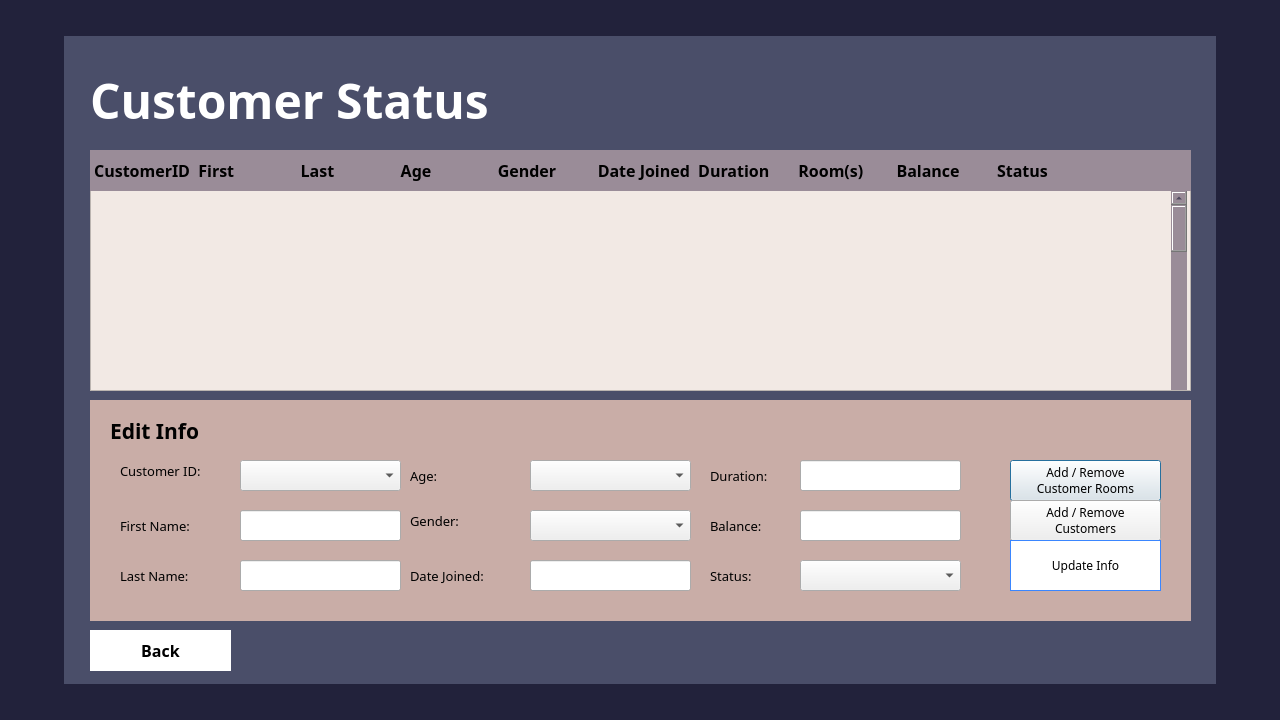
<?xml version="1.0" encoding="UTF-8"?>
<ui version="4.0">
 <class>CustomerStatusPage</class>
 <widget class="QDialog" name="CustomerStatusPage">
  <property name="geometry">
   <rect>
    <x>0</x>
    <y>0</y>
    <width>1280</width>
    <height>720</height>
   </rect>
  </property>
  <property name="windowTitle">
   <string>Customer Status</string>
  </property>
  <widget class="QLabel" name="bg_dark">
   <property name="geometry">
    <rect>
     <x>0</x>
     <y>0</y>
     <width>1280</width>
     <height>720</height>
    </rect>
   </property>
   <property name="styleSheet">
    <string notr="true">background-color: #22223b;</string>
   </property>
   <property name="text">
    <string/>
   </property>
  </widget>
  <widget class="QLabel" name="bg_light">
   <property name="geometry">
    <rect>
     <x>64</x>
     <y>36</y>
     <width>1152</width>
     <height>648</height>
    </rect>
   </property>
   <property name="styleSheet">
    <string notr="true">background-color: #4a4e69;</string>
   </property>
   <property name="locale">
    <locale language="English" country="UnitedStates"/>
   </property>
   <property name="text">
    <string/>
   </property>
  </widget>
  <widget class="QLabel" name="titleLabel">
   <property name="geometry">
    <rect>
     <x>90</x>
     <y>20</y>
     <width>531</width>
     <height>161</height>
    </rect>
   </property>
   <property name="font">
    <font>
     <family>Montserrat</family>
     <pointsize>36</pointsize>
     <weight>75</weight>
     <bold>true</bold>
    </font>
   </property>
   <property name="styleSheet">
    <string notr="true">color: #fff;</string>
   </property>
   <property name="text">
    <string>Customer Status</string>
   </property>
  </widget>
  <widget class="QScrollArea" name="scrollArea">
   <property name="geometry">
    <rect>
     <x>90</x>
     <y>190</y>
     <width>1101</width>
     <height>201</height>
    </rect>
   </property>
   <property name="styleSheet">
    <string notr="true">background-color: rgb(242, 233, 228);</string>
   </property>
   <property name="widgetResizable">
    <bool>true</bool>
   </property>
   <widget class="QWidget" name="scrollAreaWidgetContents">
    <property name="geometry">
     <rect>
      <x>0</x>
      <y>0</y>
      <width>1099</width>
      <height>199</height>
     </rect>
    </property>
    <widget class="QScrollBar" name="verticalScrollBar">
     <property name="geometry">
      <rect>
       <x>1080</x>
       <y>0</y>
       <width>16</width>
       <height>541</height>
      </rect>
     </property>
     <property name="styleSheet">
      <string notr="true">background-color: #9a8c98;
color: #22223b;</string>
     </property>
     <property name="orientation">
      <enum>Qt::Vertical</enum>
     </property>
    </widget>
   </widget>
  </widget>
  <widget class="QLabel" name="tableHeader">
   <property name="geometry">
    <rect>
     <x>90</x>
     <y>150</y>
     <width>1101</width>
     <height>41</height>
    </rect>
   </property>
   <property name="font">
    <font>
     <family>Montserrat</family>
     <pointsize>12</pointsize>
     <weight>75</weight>
     <bold>true</bold>
    </font>
   </property>
   <property name="styleSheet">
    <string notr="true">background-color: rgb(154, 140, 152);</string>
   </property>
   <property name="text">
    <string> CustomerID  First                Last                Age                Gender          Date Joined  Duration       Room(s)        Balance         Status</string>
   </property>
  </widget>
  <widget class="QLabel" name="edit_pannel_bg">
   <property name="geometry">
    <rect>
     <x>90</x>
     <y>400</y>
     <width>1101</width>
     <height>221</height>
    </rect>
   </property>
   <property name="styleSheet">
    <string notr="true">background-color: rgb(201, 173, 167);</string>
   </property>
   <property name="text">
    <string/>
   </property>
  </widget>
  <widget class="QLabel" name="editInfoLabel">
   <property name="geometry">
    <rect>
     <x>110</x>
     <y>410</y>
     <width>121</width>
     <height>41</height>
    </rect>
   </property>
   <property name="font">
    <font>
     <family>Montserrat</family>
     <pointsize>16</pointsize>
     <weight>75</weight>
     <bold>true</bold>
    </font>
   </property>
   <property name="text">
    <string>Edit Info</string>
   </property>
  </widget>
  <widget class="QComboBox" name="idComboBox">
   <property name="geometry">
    <rect>
     <x>240</x>
     <y>460</y>
     <width>161</width>
     <height>31</height>
    </rect>
   </property>
   <property name="styleSheet">
    <string notr="true"/>
   </property>
  </widget>
  <widget class="QLabel" name="idLabel">
   <property name="geometry">
    <rect>
     <x>120</x>
     <y>450</y>
     <width>121</width>
     <height>41</height>
    </rect>
   </property>
   <property name="font">
    <font>
     <family>Montserrat</family>
     <pointsize>10</pointsize>
    </font>
   </property>
   <property name="text">
    <string>Customer ID:</string>
   </property>
  </widget>
  <widget class="QLabel" name="firstLabel">
   <property name="geometry">
    <rect>
     <x>120</x>
     <y>510</y>
     <width>111</width>
     <height>31</height>
    </rect>
   </property>
   <property name="font">
    <font>
     <family>Montserrat</family>
     <pointsize>10</pointsize>
    </font>
   </property>
   <property name="text">
    <string>First Name:</string>
   </property>
  </widget>
  <widget class="QLineEdit" name="firstLineEdit">
   <property name="geometry">
    <rect>
     <x>240</x>
     <y>510</y>
     <width>161</width>
     <height>31</height>
    </rect>
   </property>
   <property name="maxLength">
    <number>20</number>
   </property>
  </widget>
  <widget class="QLabel" name="lastLabel">
   <property name="geometry">
    <rect>
     <x>120</x>
     <y>560</y>
     <width>111</width>
     <height>31</height>
    </rect>
   </property>
   <property name="font">
    <font>
     <family>Montserrat</family>
     <pointsize>10</pointsize>
    </font>
   </property>
   <property name="text">
    <string>Last Name:</string>
   </property>
  </widget>
  <widget class="QLineEdit" name="lastLineEdit">
   <property name="geometry">
    <rect>
     <x>240</x>
     <y>560</y>
     <width>161</width>
     <height>31</height>
    </rect>
   </property>
  </widget>
  <widget class="QLabel" name="ageLabel">
   <property name="geometry">
    <rect>
     <x>410</x>
     <y>460</y>
     <width>111</width>
     <height>31</height>
    </rect>
   </property>
   <property name="font">
    <font>
     <family>Montserrat</family>
     <pointsize>10</pointsize>
    </font>
   </property>
   <property name="text">
    <string>Age:</string>
   </property>
  </widget>
  <widget class="QLabel" name="genderLabel">
   <property name="geometry">
    <rect>
     <x>410</x>
     <y>500</y>
     <width>121</width>
     <height>41</height>
    </rect>
   </property>
   <property name="font">
    <font>
     <family>Montserrat</family>
     <pointsize>10</pointsize>
    </font>
   </property>
   <property name="text">
    <string>Gender:</string>
   </property>
  </widget>
  <widget class="QComboBox" name="genderComboBox">
   <property name="geometry">
    <rect>
     <x>530</x>
     <y>510</y>
     <width>161</width>
     <height>31</height>
    </rect>
   </property>
   <property name="styleSheet">
    <string notr="true"/>
   </property>
   <item>
    <property name="text">
     <string/>
    </property>
   </item>
   <item>
    <property name="text">
     <string>M</string>
    </property>
   </item>
   <item>
    <property name="text">
     <string>F</string>
    </property>
   </item>
   <item>
    <property name="text">
     <string>N</string>
    </property>
   </item>
  </widget>
  <widget class="QComboBox" name="ageComboBox">
   <property name="geometry">
    <rect>
     <x>530</x>
     <y>460</y>
     <width>161</width>
     <height>31</height>
    </rect>
   </property>
   <property name="styleSheet">
    <string notr="true"/>
   </property>
  </widget>
  <widget class="QLineEdit" name="dateLineEdit">
   <property name="geometry">
    <rect>
     <x>530</x>
     <y>560</y>
     <width>161</width>
     <height>31</height>
    </rect>
   </property>
   <property name="text">
    <string/>
   </property>
  </widget>
  <widget class="QLabel" name="dateLabel">
   <property name="geometry">
    <rect>
     <x>410</x>
     <y>560</y>
     <width>111</width>
     <height>31</height>
    </rect>
   </property>
   <property name="font">
    <font>
     <family>Montserrat</family>
     <pointsize>10</pointsize>
    </font>
   </property>
   <property name="text">
    <string>Date Joined:</string>
   </property>
  </widget>
  <widget class="QLineEdit" name="durationLineEdit">
   <property name="geometry">
    <rect>
     <x>800</x>
     <y>460</y>
     <width>161</width>
     <height>31</height>
    </rect>
   </property>
   <property name="text">
    <string/>
   </property>
  </widget>
  <widget class="QLabel" name="durationlabel">
   <property name="geometry">
    <rect>
     <x>710</x>
     <y>460</y>
     <width>111</width>
     <height>31</height>
    </rect>
   </property>
   <property name="font">
    <font>
     <family>Montserrat</family>
     <pointsize>10</pointsize>
    </font>
   </property>
   <property name="text">
    <string>Duration:</string>
   </property>
  </widget>
  <widget class="QLineEdit" name="balanceLineEdit">
   <property name="geometry">
    <rect>
     <x>800</x>
     <y>510</y>
     <width>161</width>
     <height>31</height>
    </rect>
   </property>
  </widget>
  <widget class="QLabel" name="balanceLabel">
   <property name="geometry">
    <rect>
     <x>710</x>
     <y>510</y>
     <width>111</width>
     <height>31</height>
    </rect>
   </property>
   <property name="font">
    <font>
     <family>Montserrat</family>
     <pointsize>10</pointsize>
    </font>
   </property>
   <property name="text">
    <string>Balance:</string>
   </property>
  </widget>
  <widget class="QLabel" name="statusLabel">
   <property name="geometry">
    <rect>
     <x>710</x>
     <y>560</y>
     <width>111</width>
     <height>31</height>
    </rect>
   </property>
   <property name="font">
    <font>
     <family>Montserrat</family>
     <pointsize>10</pointsize>
    </font>
   </property>
   <property name="text">
    <string>Status:</string>
   </property>
  </widget>
  <widget class="QComboBox" name="statusComboBox">
   <property name="geometry">
    <rect>
     <x>800</x>
     <y>560</y>
     <width>161</width>
     <height>31</height>
    </rect>
   </property>
   <property name="styleSheet">
    <string notr="true"/>
   </property>
   <item>
    <property name="text">
     <string/>
    </property>
   </item>
   <item>
    <property name="text">
     <string>Paid</string>
    </property>
   </item>
   <item>
    <property name="text">
     <string>Unpaid</string>
    </property>
   </item>
  </widget>
  <widget class="QPushButton" name="editRoomsButton">
   <property name="geometry">
    <rect>
     <x>1010</x>
     <y>460</y>
     <width>151</width>
     <height>41</height>
    </rect>
   </property>
   <property name="font">
    <font>
     <family>Montserrat Medium</family>
    </font>
   </property>
   <property name="cursor">
    <cursorShape>PointingHandCursor</cursorShape>
   </property>
   <property name="text">
    <string>Add / Remove
Customer Rooms</string>
   </property>
  </widget>
  <widget class="QPushButton" name="editCustomersButton">
   <property name="geometry">
    <rect>
     <x>1010</x>
     <y>500</y>
     <width>151</width>
     <height>41</height>
    </rect>
   </property>
   <property name="font">
    <font>
     <family>Montserrat Medium</family>
    </font>
   </property>
   <property name="cursor">
    <cursorShape>PointingHandCursor</cursorShape>
   </property>
   <property name="text">
    <string>Add / Remove
Customers</string>
   </property>
  </widget>
  <widget class="QPushButton" name="updateInfoButton">
   <property name="geometry">
    <rect>
     <x>1010</x>
     <y>540</y>
     <width>151</width>
     <height>51</height>
    </rect>
   </property>
   <property name="font">
    <font>
     <family>Montserrat Medium</family>
    </font>
   </property>
   <property name="cursor">
    <cursorShape>PointingHandCursor</cursorShape>
   </property>
   <property name="styleSheet">
    <string notr="true">border: 1px solid #3a86ff;
background-color: white;</string>
   </property>
   <property name="text">
    <string>Update Info</string>
   </property>
  </widget>
  <widget class="QPushButton" name="pushButton">
   <property name="geometry">
    <rect>
     <x>90</x>
     <y>630</y>
     <width>141</width>
     <height>41</height>
    </rect>
   </property>
   <property name="font">
    <font>
     <family>Montserrat</family>
     <pointsize>12</pointsize>
     <weight>75</weight>
     <bold>true</bold>
    </font>
   </property>
   <property name="cursor">
    <cursorShape>PointingHandCursor</cursorShape>
   </property>
   <property name="styleSheet">
    <string notr="true">border-radius: 0px;
background-color: #fff;</string>
   </property>
   <property name="text">
    <string>Back</string>
   </property>
  </widget>
 </widget>
 <resources/>
 <connections/>
</ui>
